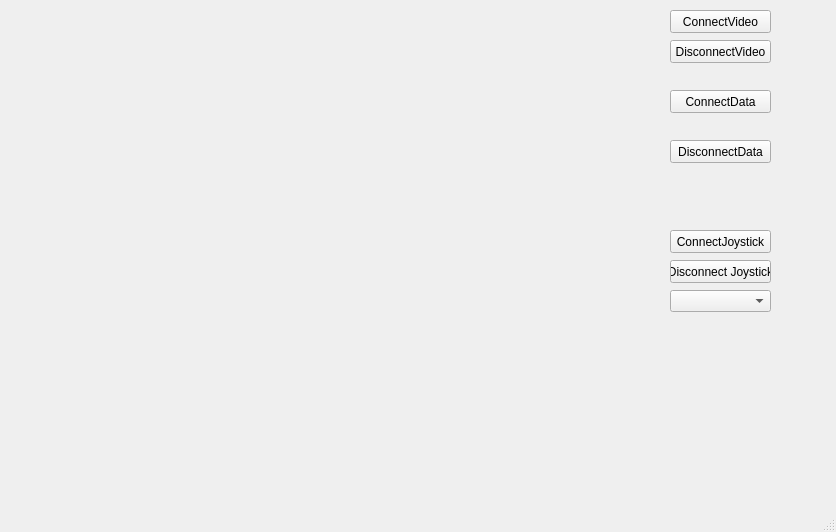
<?xml version="1.0" encoding="UTF-8"?>
<ui version="4.0">
 <class>MainWindow</class>
 <widget class="QMainWindow" name="MainWindow">
  <property name="geometry">
   <rect>
    <x>0</x>
    <y>0</y>
    <width>836</width>
    <height>532</height>
   </rect>
  </property>
  <property name="windowTitle">
   <string>MainWindow</string>
  </property>
  <widget class="QWidget" name="centralwidget">
   <widget class="QFrame" name="gridFrame">
    <property name="geometry">
     <rect>
      <x>10</x>
      <y>10</y>
      <width>640</width>
      <height>480</height>
     </rect>
    </property>
    <layout class="QGridLayout" name="gridLayout"/>
   </widget>
   <widget class="QPushButton" name="pushButton">
    <property name="geometry">
     <rect>
      <x>670</x>
      <y>10</y>
      <width>101</width>
      <height>23</height>
     </rect>
    </property>
    <property name="text">
     <string>ConnectVideo</string>
    </property>
   </widget>
   <widget class="QPushButton" name="pushButton_2">
    <property name="geometry">
     <rect>
      <x>670</x>
      <y>40</y>
      <width>101</width>
      <height>23</height>
     </rect>
    </property>
    <property name="text">
     <string>DisconnectVideo</string>
    </property>
   </widget>
   <widget class="QPushButton" name="pushButton_3">
    <property name="geometry">
     <rect>
      <x>670</x>
      <y>90</y>
      <width>101</width>
      <height>23</height>
     </rect>
    </property>
    <property name="text">
     <string>ConnectData</string>
    </property>
   </widget>
   <widget class="QComboBox" name="joystickComboBox">
    <property name="geometry">
     <rect>
      <x>670</x>
      <y>290</y>
      <width>101</width>
      <height>22</height>
     </rect>
    </property>
   </widget>
   <widget class="QPushButton" name="connectPushButton">
    <property name="geometry">
     <rect>
      <x>670</x>
      <y>230</y>
      <width>101</width>
      <height>23</height>
     </rect>
    </property>
    <property name="text">
     <string>ConnectJoystick</string>
    </property>
   </widget>
   <widget class="QPushButton" name="disconnectPushButton">
    <property name="geometry">
     <rect>
      <x>670</x>
      <y>260</y>
      <width>101</width>
      <height>23</height>
     </rect>
    </property>
    <property name="text">
     <string>Disconnect Joystick</string>
    </property>
   </widget>
   <widget class="QPushButton" name="pushButton_4">
    <property name="geometry">
     <rect>
      <x>670</x>
      <y>140</y>
      <width>101</width>
      <height>23</height>
     </rect>
    </property>
    <property name="text">
     <string>DisconnectData</string>
    </property>
   </widget>
  </widget>
  <widget class="QMenuBar" name="menubar">
   <property name="geometry">
    <rect>
     <x>0</x>
     <y>0</y>
     <width>836</width>
     <height>21</height>
    </rect>
   </property>
  </widget>
  <widget class="QStatusBar" name="statusbar"/>
 </widget>
 <resources/>
 <connections/>
</ui>
